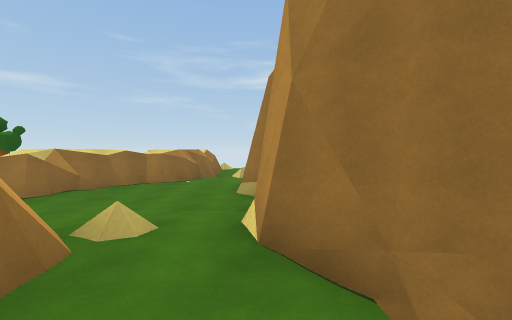
view 1 (above)

24 first-person views from a walk through a scene from a Unity 3-D project. The camera is 1.5 m above the floor, tilts 2° down and sees 90° across. The floor is counted in squares, 2 m on a side. Each view is taken from the middle of a square. On the plan, view 1 faces up. The plan holds only what a view shows up to about 9 squares ahead; the rest is blank. Some animated figures are not drawn.

view 2
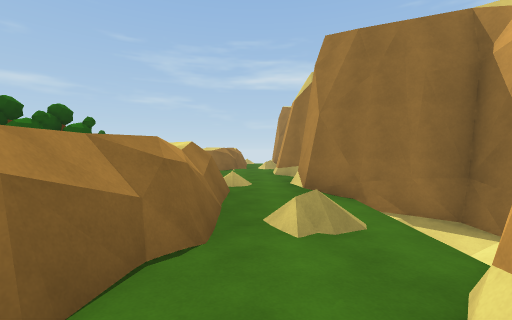

view 3
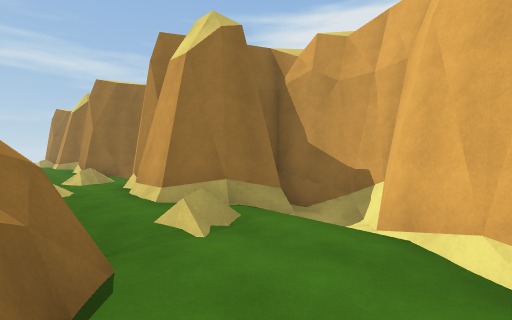

view 4
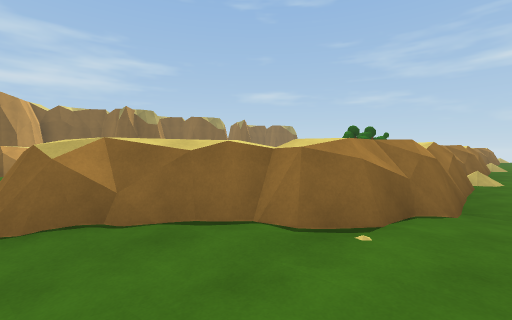

view 5
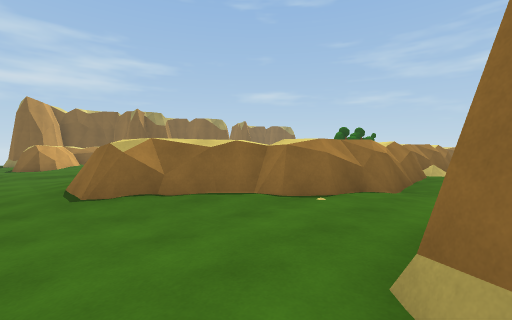

view 6
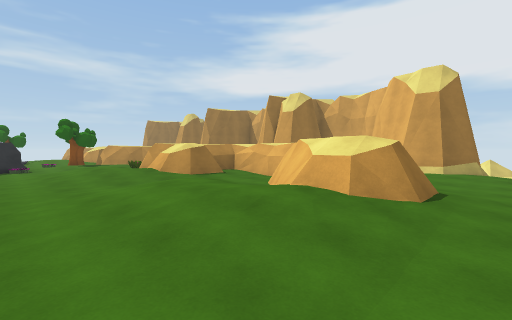

view 7
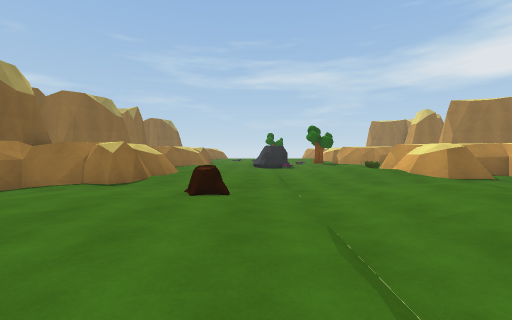

view 8
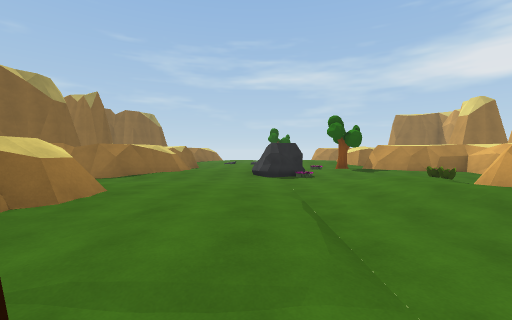

view 9
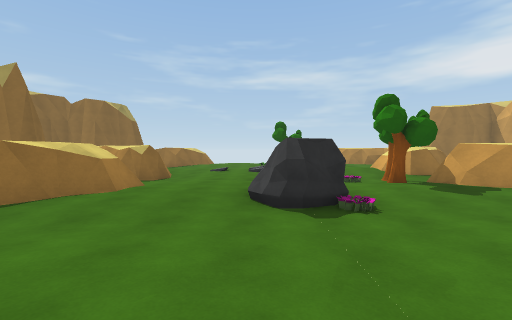

view 10
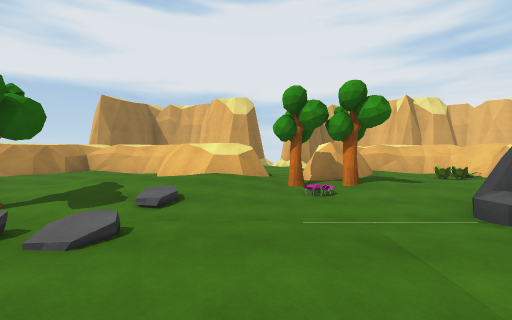

view 11
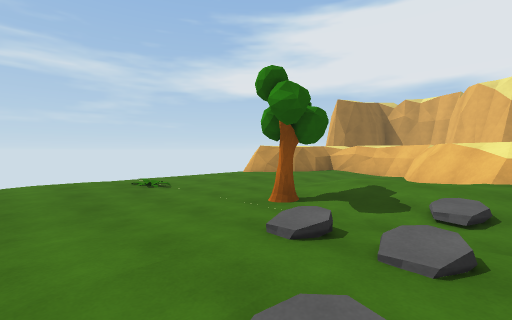

view 12
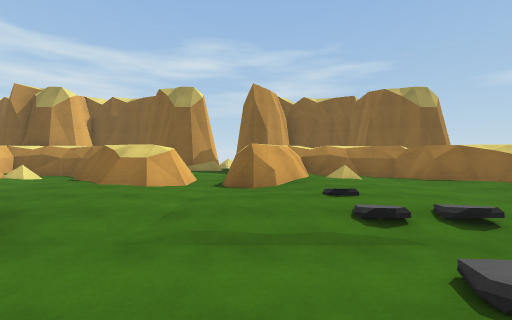

view 13
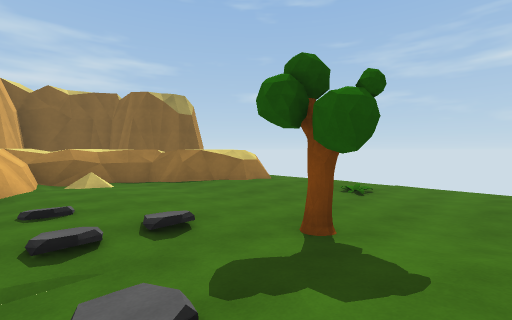

view 14
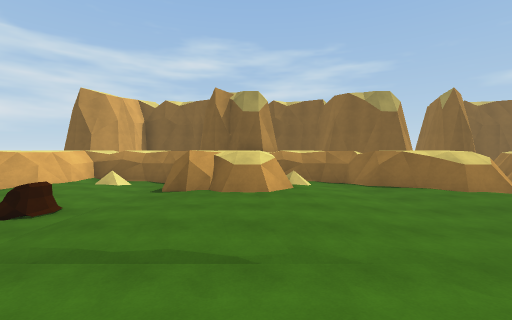

view 15
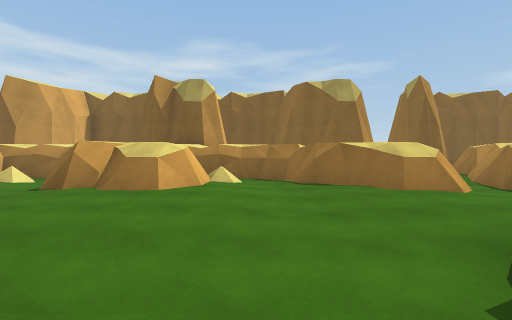

view 16
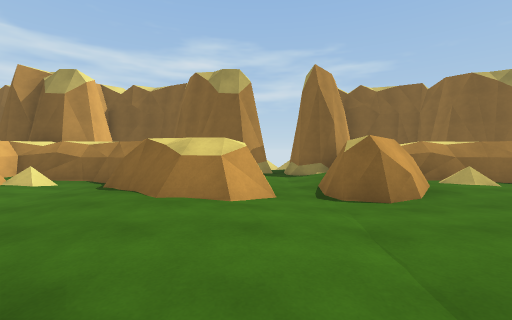

view 17
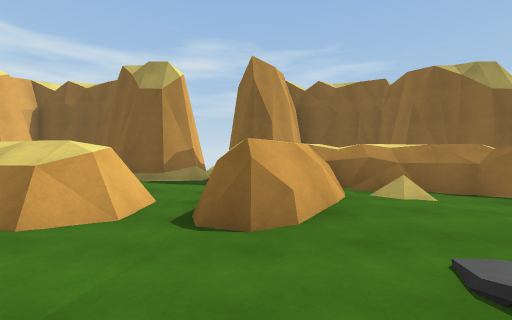

view 18
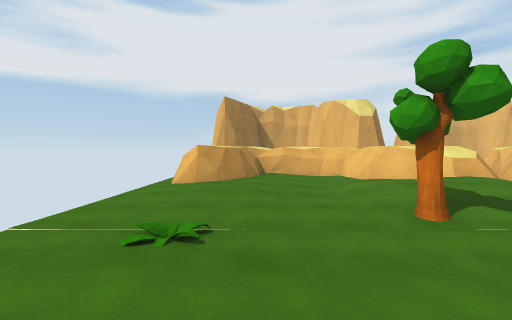

view 19
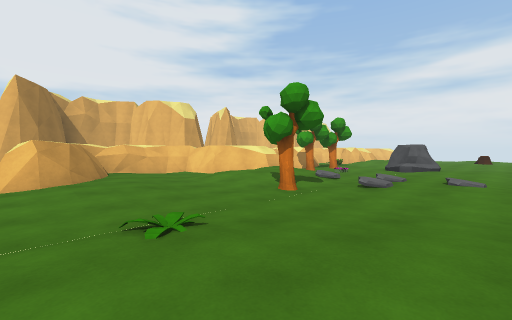

view 20
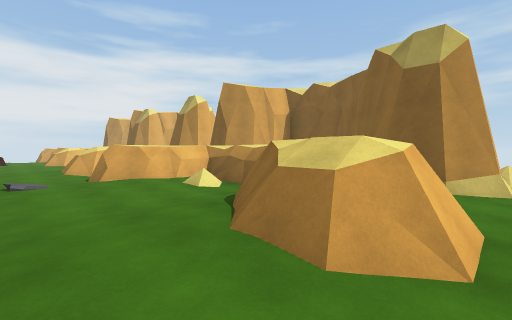

view 21
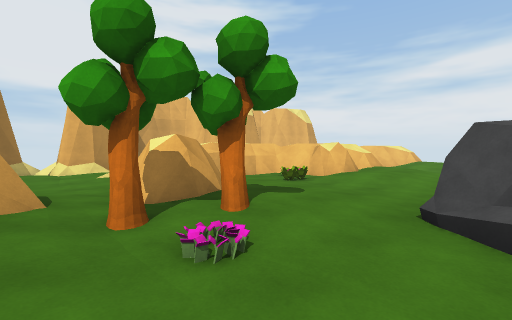

view 22
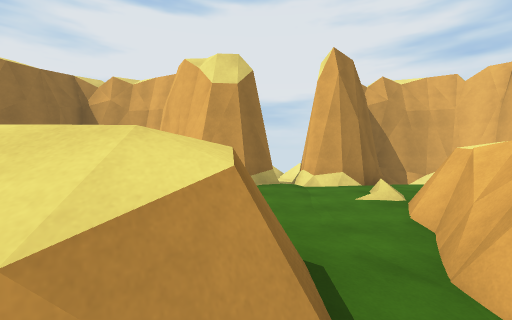

view 23
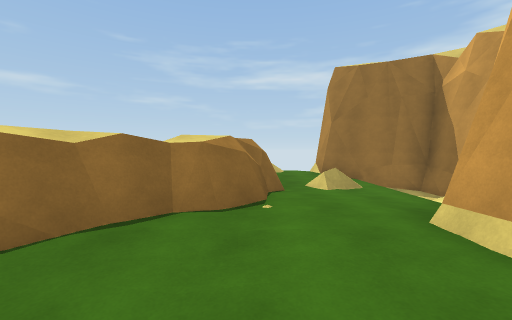

view 24
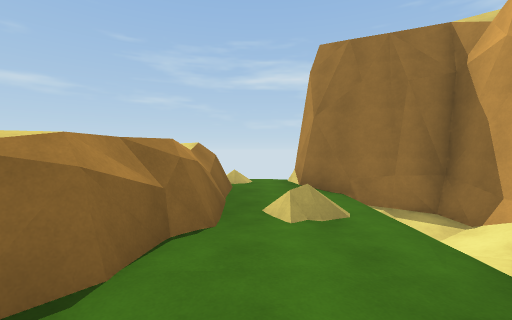

### Floor plan
Key: @ floor where view 1 was taken; # wall or solid block; . main floor; : floor 0.25 m higher than the main floor; - floor 0.25 m lower than the main floor; / step, stairs or slope; = window, fence, low wall or low ledge; ^ raised ledge; T tree; R rock; P plant; O other object.
Columns run from 17 left of view 1 to 3 right of it. Each row starts with its distance up from view 1.
 13 #.-//...--..#   .#
 12 #. ##..P-...##  .##
 11 #  ##...-....###..###
 10   ##...----...##.///#
  9  ##-----T...--##-///
  8  #/.....-.::-###../
  7  ^......-.::###/./
  6 ####/...-.:/^#...#
  5 #/###...--./##-..##
  4 #..-/...--PT.--...#
  3 #..##...-.T.###=.##
  2 #. ##../R...####..##
  1 ####/..RP-....##.-/##
  0  ###..------P.##-@//#
 -1  #/-...--.::-O##.-/##
 -2  #///...-.::####.#
 -3  #^##...-.:/####.#
 -4  ####...-../^###.####
 -5  ####...---.//##./###
 -6  ##-...--...--##.-//#
 -7  #//..O.-.::/###..###
 -8  #/.....-.::###/./#
 -9  ###/...-.:/^#...##
-10    ##...--..#/-..##
-11      -..//////////

Positions as (right, up) in squares from view 1, and headings:
1: (0, 0), facing up
2: (-1, -3), facing up
3: (-2, -8), facing up-right
4: (-1, -10), facing up-left
5: (0, -11), facing up-left
6: (-9, -11), facing up-right
7: (-10, -11), facing up
8: (-10, -7), facing up
9: (-10, -3), facing up
10: (-12, 5), facing right
11: (-12, 6), facing up-right
12: (-7, 5), facing left
13: (-7, 6), facing up-left
14: (-7, -3), facing left
15: (-8, -1), facing left
16: (-9, 3), facing left
17: (-10, 5), facing left
18: (-12, 11), facing right
19: (-12, 13), facing down-right
20: (-11, 13), facing down-left
21: (-9, 5), facing down-right
22: (-6, 5), facing right
23: (-2, 4), facing up
24: (-1, 6), facing up
